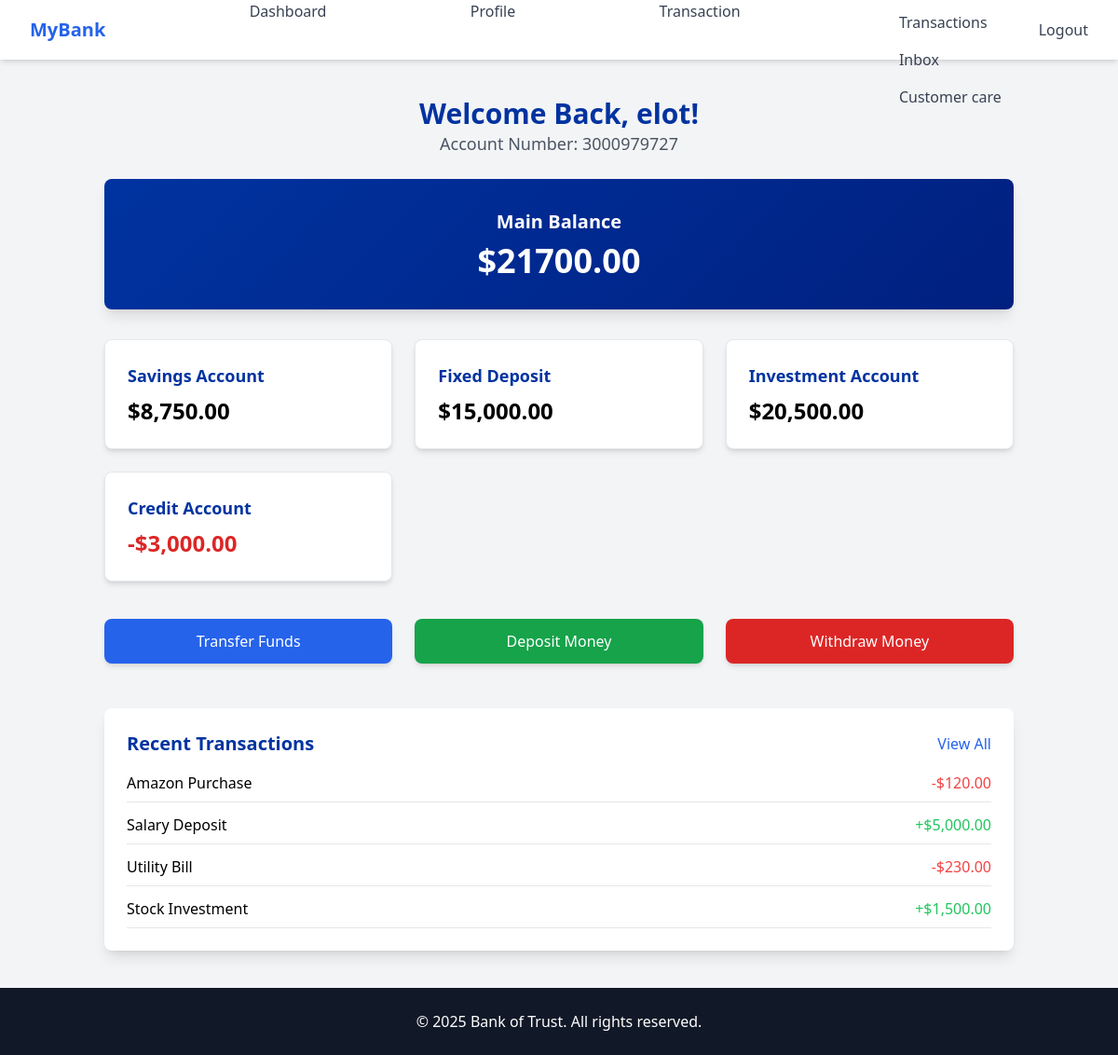
Page /dashboard/ (signed in) on the earlier database version.
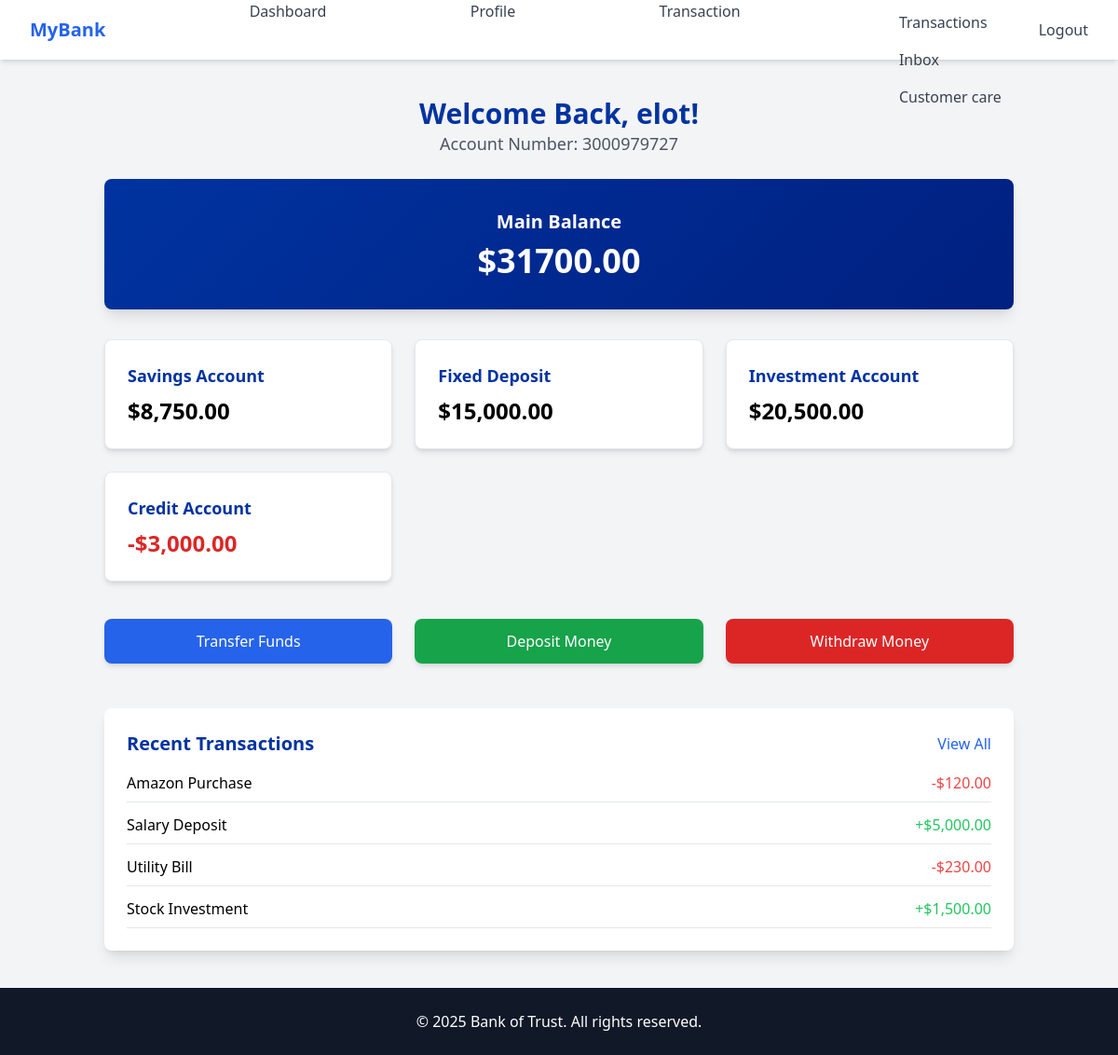
Same page on the later database version.
### bankPages/models.py (models this page shows, shortened)
class UserProfile(models.Model):
    user = models.OneToOneField(User, on_delete=models.CASCADE)
    balance = models.DecimalField(max_digits=12, decimal_places=2, default=0.00)
    account_number = models.CharField(max_length=10, unique=True, blank=True)

### bankPages/views.py (the view)
# urls.py: path('dashboard/', views.dashboard, name='dashboard'),
@login_required
def dashboard(request):
    user_profile, created = UserProfile.objects.get_or_create(user=request.user)
    context = {
        'balance': user_profile.balance,
        'account_number': user_profile.account_number,  # Add account number here
    }
    return render(request, 'bankPages/dashboard.html', context)

### bankPages/templates/bankPages/dashboard.html (shortened to what this page needs)
<!DOCTYPE html>
<html lang="en">
<head>
    <script src="https://cdn.tailwindcss.com"></script>
</head>
<body class="bg-gray-100">
    <nav class="bg-white shadow-md">
        <div class="max-w-7xl mx-auto px-4 sm:px-6 lg:px-8">
            <div class="flex justify-between h-16">
                <div class="flex items-center">
                    <span class="text-xl font-bold text-blue-600">MyBank</span>
                </div>
                    <a href="{% url 'dashboard' %}" class="text-gray-700 hover:text-blue-600">Dashboard</a>
                    <a href="{% url 'profile' %}" class="text-gray-700 hover:text-blue-600">Profile</a>
                    <a href="{% url 'transactions' %}" class="text-gray-700 hover:text-blue-600">Transaction</a>
                    <div class="hidden md:flex space-x-6 items-center">
                        <div class="relative">
                                <a href="{% url 'transactions' %}" class="block px-4 py-2 text-gray-700 hover:bg-gray-200">Transactions</a>
                                <a href="{% url 'user_messages' %}" class="block px-4 py-2 text-gray-700 hover:bg-gray-200">Inbox</a>
                                <a href="{% url 'send_support_message' %}" class="block px-4 py-2 text-gray-700 hover:bg-gray-200">Customer care</a>
                        </div>
                    <a href="{% url 'logout' %}" class="text-gray-700 hover:text-blue-600">Logout</a>
                </div>
            </div>
        </div>
    </nav>
    <section class="container mx-auto px-6 py-10">
        <h2 class="text-3xl font-bold secondary-color text-center">Welcome Back, {{ user.username }}!</h2>
        <h3 class="text-lg text-gray-600 text-center mb-6">Account Number: {{ account_number }}</h3>
        <div class="highlight-card p-8 rounded-lg shadow-lg text-center mb-8">
            <h3 class="text-xl font-semibold">Main Balance</h3>
            <p class="text-4xl font-bold mt-2">${{ balance }}</p>
        </div>
        <div class="grid md:grid-cols-3 gap-6">
            <div class="bg-white p-6 rounded-lg shadow-md border border-gray-200">
                <h3 class="text-lg font-semibold secondary-color">Savings Account</h3>
                <p class="text-2xl font-bold mt-2">$8,750.00</p>
            </div>
            <div class="bg-white p-6 rounded-lg shadow-md border border-gray-200">
                <h3 class="text-lg font-semibold secondary-color">Fixed Deposit</h3>
                <p class="text-2xl font-bold mt-2">$15,000.00</p>
            </div>
            <div class="bg-white p-6 rounded-lg shadow-md border border-gray-200">
                <h3 class="text-lg font-semibold secondary-color">Investment Account</h3>
                <p class="text-2xl font-bold mt-2">$20,500.00</p>
            </div>
            <div class="bg-white p-6 rounded-lg shadow-md border border-gray-200">
                <h3 class="text-lg font-semibold secondary-color">Credit Account</h3>
                <p class="text-2xl font-bold mt-2 text-red-600">-$3,000.00</p>
            </div>
        </div>
        <div class="mt-10 grid md:grid-cols-3 gap-6">
            <button class="w-full bg-blue-600 text-white py-3 rounded-lg shadow-md hover:bg-blue-700">Transfer Funds</button>
            <a href="{% url 'deposit' %}">
                <button class="w-full bg-green-600 text-white py-3 rounded-lg shadow-md hover:bg-green-700">Deposit Money</button>
            </a>
            <a href="{% url 'withdrawal_request' %}">
                <button class="w-full bg-red-600 text-white py-3 rounded-lg shadow-md hover:bg-red-700">Withdraw Money</button>
            </a>
        </div>
        <div class="mt-12 bg-white p-6 shadow-lg rounded-lg">
            <div class="flex justify-between items-center mb-4">
                <h3 class="text-xl font-semibold secondary-color">Recent Transactions</h3>
                <div class="space-x-4">
                    <a href="{% url 'transactions' %}" class="text-blue-600 hover:underline">View All</a>
                </div>
            </div>
            <ul class="mt-4 space-y-3">
                <li class="flex justify-between border-b pb-2">
                    <span>Amazon Purchase</span>
                    <span class="text-red-500">-$120.00</span>
                </li>
                <li class="flex justify-between border-b pb-2">
                    <span>Salary Deposit</span>
                    <span class="text-green-500">+$5,000.00</span>
                </li>
                <li class="flex justify-between border-b pb-2">
                    <span>Utility Bill</span>
                    <span class="text-red-500">-$230.00</span>
                </li>
                <li class="flex justify-between border-b pb-2">
                    <span>Stock Investment</span>
                    <span class="text-green-500">+$1,500.00</span>
                </li>
            </ul>
        </div>
    </section>
    <footer class="bg-gray-900 text-white text-center py-6">
        <p>&copy; 2025 Bank of Trust. All rights reserved.</p>
    </footer>
</body>
</html>

### bankPages/templates/bankPages/dashboard.html (style rules this page uses)
.secondary-color { color: #0033a0; }
.highlight-card { background: linear-gradient(135deg, #0033a0, #002080); color: white; }

Differences in the rows shown:
changed UserProfile: balance "21700.00" → "31700.00"
